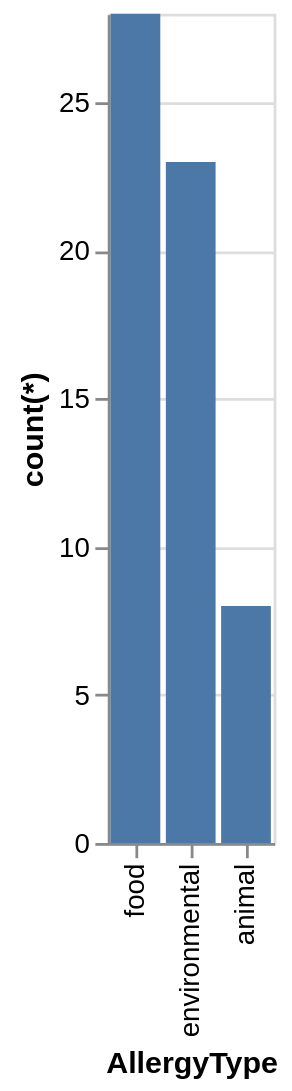

Write the Vega-Lite specification saved for this chart.
### Vega-Lite specification from a JSON file in a GitHub repository (floating-point values rounded to 4 significant figures)
{"data": {"values": [{"x_data": "food", "y_data": 28}, {"x_data": "environmental", "y_data": 23}, {"x_data": "animal", "y_data": 8}]}, "mark": "bar", "encoding": {"x": {"field": "x_data", "type": "nominal", "title": "AllergyType", "sort": "descending"}, "y": {"field": "y_data", "type": "quantitative", "title": "count(*)"}}}
